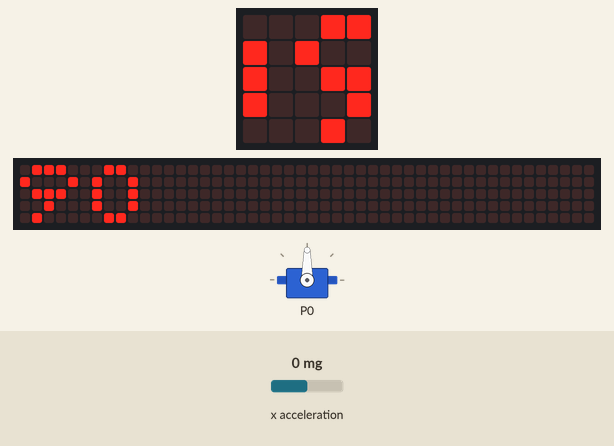
The program below on a simulated BBC micro:bit (MakeCode). Shown: the board's 5×5 LED display, servo, a strip that is not on the board, showing the scrolling text unrolled. The inputs (shaded band) are chosen by the test bench; at power-on: x acceleration 0 mg. The 48×5 strip is a reading aid, not a part: it shows the text the display is scrolling, unrolled, one strip-width of it at a time.

Above: at 1.3 s.
1.4 s: x acceleration set to -1440 mg
At 3.16 s:
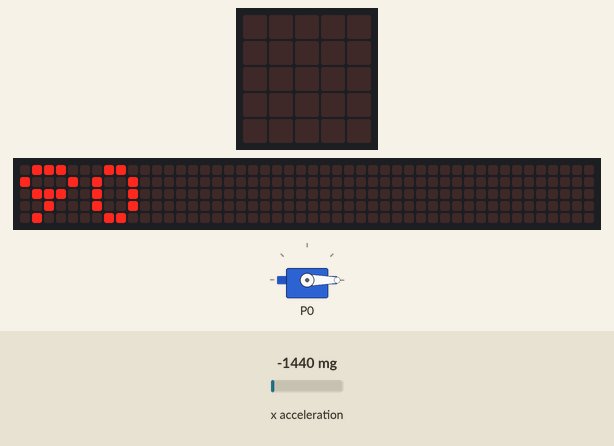
3.3 s: x acceleration set to -750 mg
At 3.39 s:
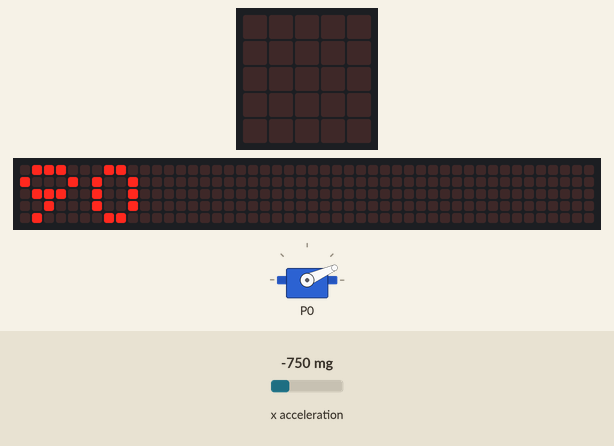
5.2 s: x acceleration set to 750 mg
At 5.36 s:
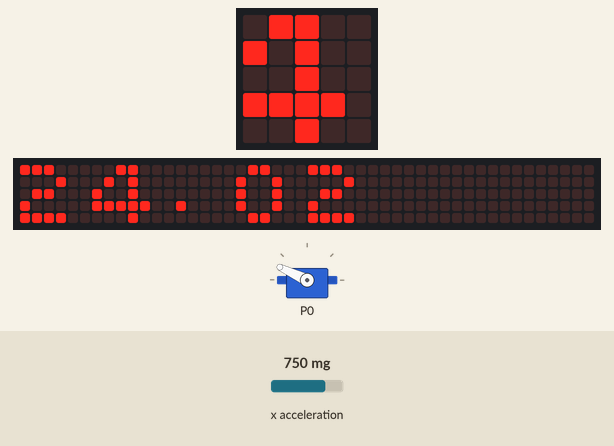
7.0 s: x acceleration set to 1440 mg
At 8.62 s:
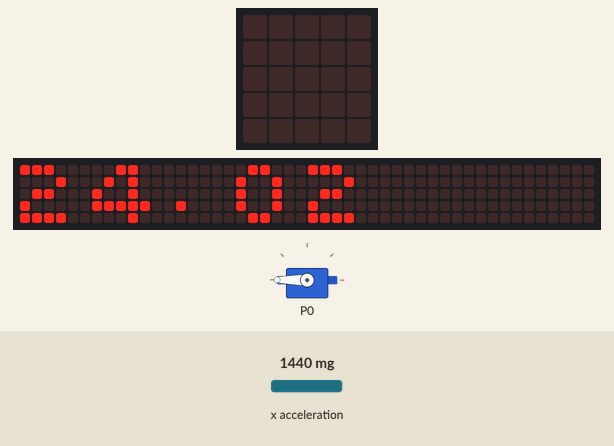
8.8 s: x acceleration set to 0 mg
At 11.38 s:
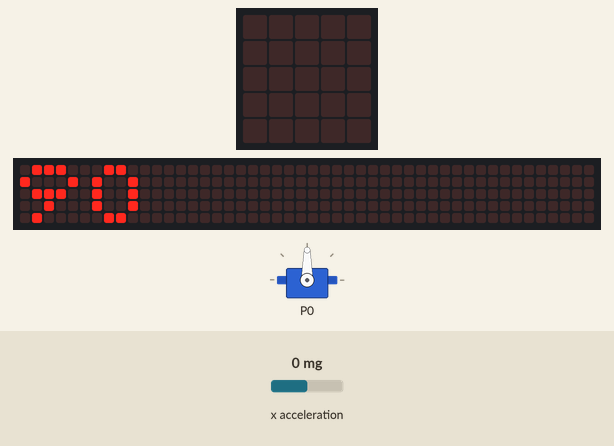
Timing chart, 0 to 12.8 s (numbered marks = the images above; inputs shaded):
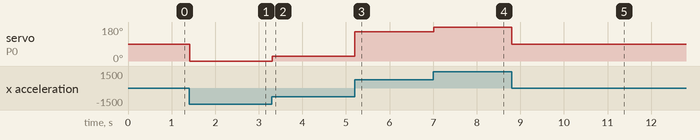

Measured:
- after the input at 1.4 s, servo on P0: 90° → 0° at once
- after the input at 3.3 s, servo on P0: 0° → 24° at once
- after the input at 5.2 s, servo on P0: 24° → 155° at once
- after the input at 7.0 s, servo on P0: 155° → 180° at once
- after the input at 8.8 s, servo on P0: 180° → 90° at once
- what the display in image 5 shows lasts 0.4 s, from 11.2 s to 11.6 s

The program:

main.ts
```typescript
let kleine_hoek = 0
let hoek = 0
basic.forever(function () {
    basic.showNumber(kleine_hoek)
})
basic.forever(function () {
    hoek = input.acceleration(Dimension.X)
})
basic.forever(function () {
    kleine_hoek = Math.map(hoek, -1023, 1023, 0, 180)
})
basic.forever(function () {
    pins.servoWritePin(AnalogPin.P0, kleine_hoek)
})
```

test.ts
```typescript
// tests gaan hier; deze zal niet worden gecompileerd wanneer dit pakket wordt gebruikt als extensie.
```
